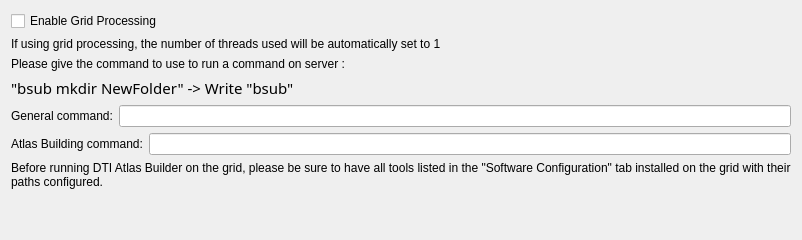
      <widget class="QWidget" name="GridTab">
       <attribute name="title">
        <string>Grid Processing</string>
       </attribute>
       <layout class="QVBoxLayout" name="verticalLayout_15">
        <item>
         <widget class="QCheckBox" name="GridProcesscheckBox">
          <property name="text">
           <string>Enable Grid Processing</string>
          </property>
         </widget>
        </item>
        <item>
         <widget class="QLabel" name="label_29">
          <property name="text">
           <string>If using grid processing, the number of threads used will be automatically set to 1</string>
          </property>
         </widget>
        </item>
        <item>
         <widget class="QLabel" name="label_22">
          <property name="text">
           <string>Please give the command to use to run a command on server : </string>
          </property>
         </widget>
        </item>
        <item>
         <widget class="QLabel" name="label_23">
          <property name="font">
           <font>
            <family>Courier 10 Pitch</family>
            <pointsize>11</pointsize>
           </font>
          </property>
          <property name="text">
           <string>&quot;bsub mkdir NewFolder&quot; -&gt; Write &quot;bsub&quot;</string>
          </property>
          <property name="textInteractionFlags">
           <set>Qt::LinksAccessibleByMouse|Qt::TextSelectableByMouse</set>
          </property>
         </widget>
        </item>
        <item>
         <layout class="QHBoxLayout" name="horizontalLayout_7">
          <property name="topMargin">
           <number>0</number>
          </property>
          <item>
           <widget class="QLabel" name="label_32">
            <property name="text">
             <string>General command:</string>
            </property>
           </widget>
          </item>
          <item>
           <widget class="QLineEdit" name="GridProcessCmdLineEdit"/>
          </item>
         </layout>
        </item>
        <item>
         <layout class="QHBoxLayout" name="horizontalLayout_15">
          <property name="topMargin">
           <number>0</number>
          </property>
          <item>
           <widget class="QLabel" name="label_31">
            <property name="text">
             <string>Atlas Building command:</string>
            </property>
           </widget>
          </item>
          <item>
           <widget class="QLineEdit" name="GridProcessAtlasCmdLineEdit"/>
          </item>
         </layout>
        </item>
        <item>
         <widget class="QLabel" name="label_24">
          <property name="text">
           <string>Before running DTI Atlas Builder on the grid, please be sure to have all tools listed in the &quot;Software Configuration&quot; tab installed on the grid with their
paths configured.</string>
          </property>
         </widget>
        </item>
        <item>
         <spacer name="verticalSpacer_4">
          <property name="orientation">
           <enum>Qt::Vertical</enum>
          </property>
          <property name="sizeHint" stdset="0">
           <size>
            <width>20</width>
            <height>40</height>
           </size>
          </property>
         </spacer>
        </item>
       </layout>
      </widget>
